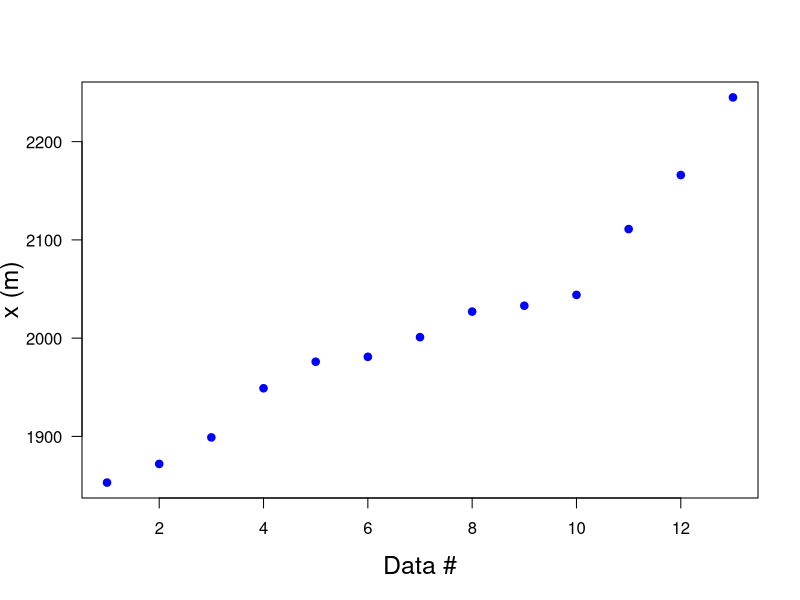

Generate this figure with R:
print('file: EdelweissScatter1.R')
# Scatter plot: Edelweiss data
x = c(1853,1872,1899,1949,1976,1981,2001,2027,2033,2044,2111,2166,2245)
# png('EdelweissScatter171020.png',width=16,height=16,units='cm',res=300)
plot(x,type='p',lwd=4,col='blue',xlab='Data #',ylab='x (m)',las=1,cex=0.6,cex.lab=1.5)
# dev.off()
# ----------------------------------------------------------------
# Remarks:
# Everything behind the hash symbol '#' is comment and thus ignored by R. 
# If you want to activate command written right of a '#', just remove '#'; example:
# when you want to store the plot on your computer, remove the '#' in front of
# png() and dev.off().
# c()       concatenate: Combine Values into a Vector or List
# ?         ask for explanations
# ?c        ask for explanations for c()
# png()     define plot format; has to be called before calling plot()
# dev.off() shuts down all open graphics devices; has to be called to finish plot-file on your computer
# ----------------------------------------------------------------
